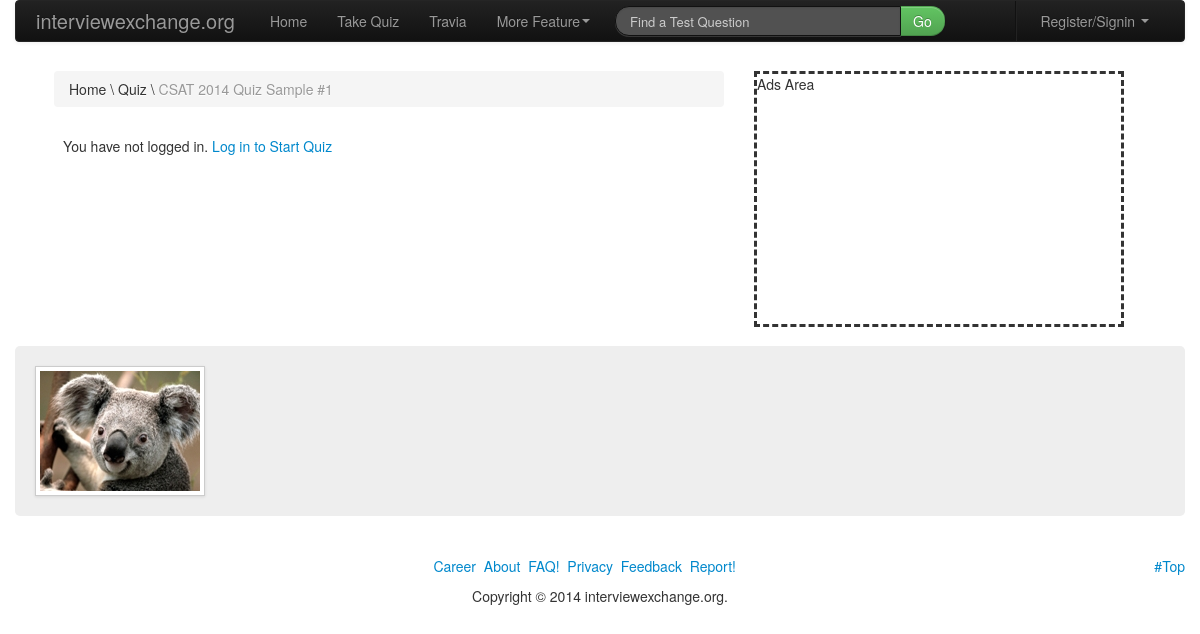
The page /quizquestion.php on the database as committed earlier.
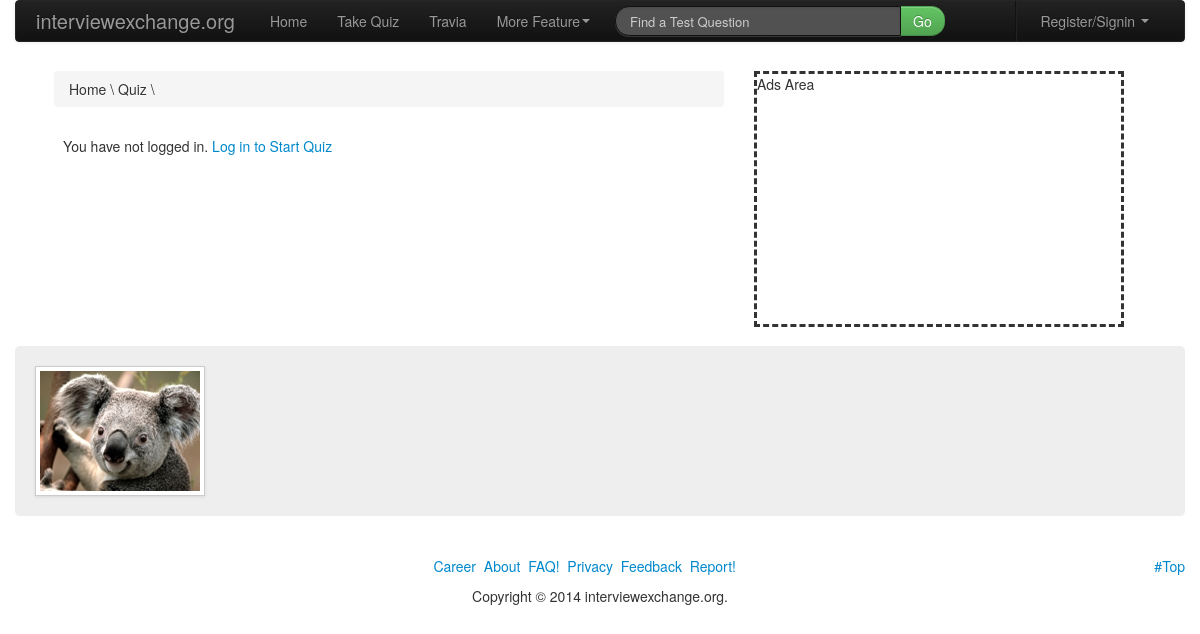
The same page on the database as committed later.
### tables this page shows
CREATE TABLE IF NOT EXISTS `quiz` (
  `id` bigint(20) NOT NULL AUTO_INCREMENT,
  `name` varchar(500) DEFAULT NULL,
  `description` varchar(2000) DEFAULT NULL,
  `keywords` varchar(500) DEFAULT NULL,
  `created_on` datetime DEFAULT NULL,
  `created_by_uid` bigint(20) NOT NULL,
  `quiz_sub_category_id` bigint(20) NOT NULL,
  `is_published` tinyint(1) DEFAULT '0',
  `is_verified` tinyint(1) DEFAULT '0',
  PRIMARY KEY (`id`),
  KEY `fk_quiz_User1_idx` (`created_by_uid`),
  KEY `fk_quiz_quiz_sub_category1_idx` (`quiz_sub_category_id`)
);

### inc/functions.php (called while the page is built, shortened)
<?php
class Functions{
		function selectQuery($str){
				$c=new DBCon();
				$con=$c->conN();
				$stmt=$con->prepare($str);
				$stmt->execute();
				$row=$stmt->fetch();
				return $row;
			}
	}
?>

### quizquestion.php (the view, shortened to what the changed rows need)
   <?php
	require_once('inc/functions.php');
	$f=new Functions();
?>
   <?php
	if(isset($_GET['quizid'])){
		$quizid=$_GET['quizid'];
		}
	else{
		$quizid=1;
		}
	if(isset($_GET['name'])){
			$name=$_GET['name'];
		}
	else{
		$name="Computer";
		}
?>
   <?php
	if(isset($quizid)){
			$selectQuiz="SELECT * FROM quiz WHERE id=$quizid LIMIT 1";
			$rowQuiz=$f->selectQuery($selectQuiz);
			$name=$rowQuiz['name'];
		}
	else{
		echo "You must specify correct Quiz";
		}
?>
   <!DOCTYPE HTML PUBLIC "-//W3C//DTD HTML 4.01 Transitional//EN" "http://www.w3.org/TR/html4/loose.dtd">
   <html>
   <head>
   <link href="assets/css/bootstrap.min.css" rel="stylesheet" media="screen">
   <link href="assets/css/style.css" rel="stylesheet">
   </head>
   <body>
   <div class="container">
       	 <div class="container-fluid well-small">
           	<div class="span7">
               <div>
               	<ul class="breadcrumb">
                   	<li>
                       	Home
                       </li>
                       <li class="divider">
                       \
                       </li>
                       <li>
                       	Quiz
                       </li>
                       <li class="divider">
                       \
                       </li>
                       <li class="active">
                       <?php echo $name?>
                       </li>
                   </ul>
               </div>
          		</div>
	</div>
   </div>
   </body>
   </html>

Rows that differ between the two databases and show on the page:
removed quiz: name "CSAT 2014 Quiz Sample #1"
